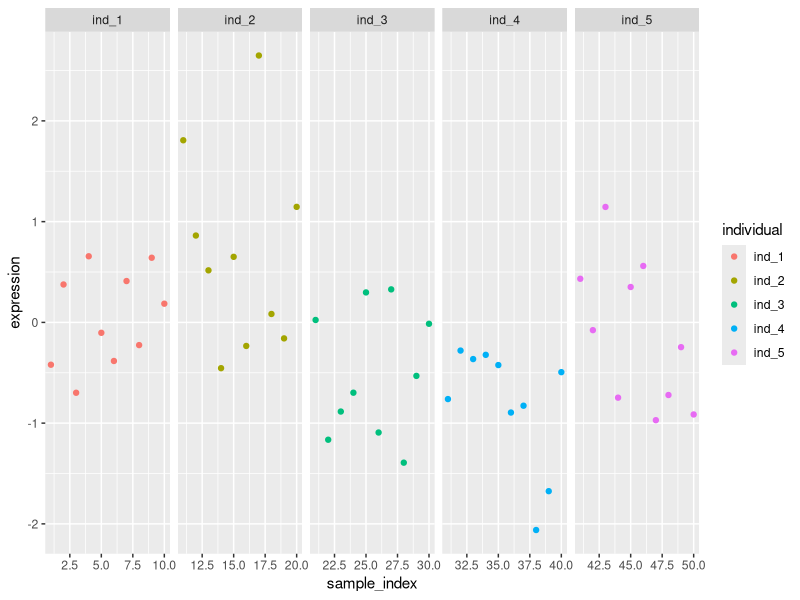
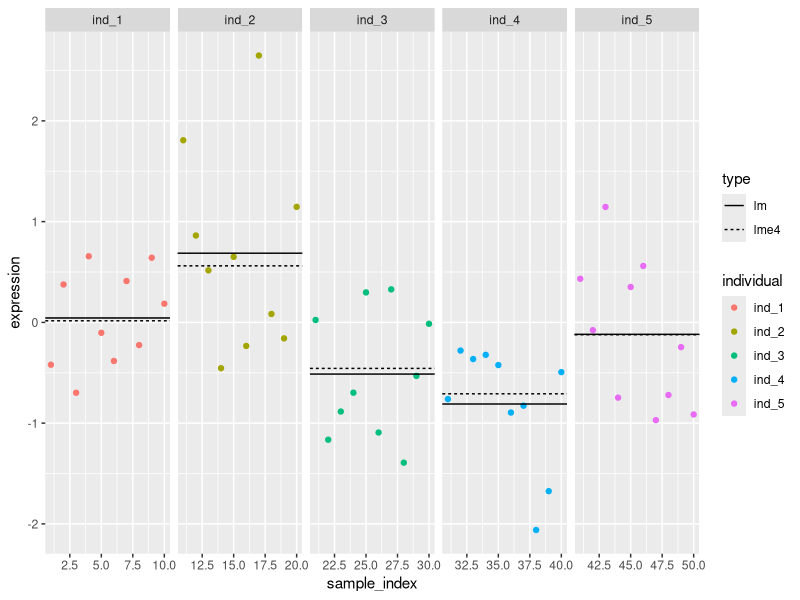
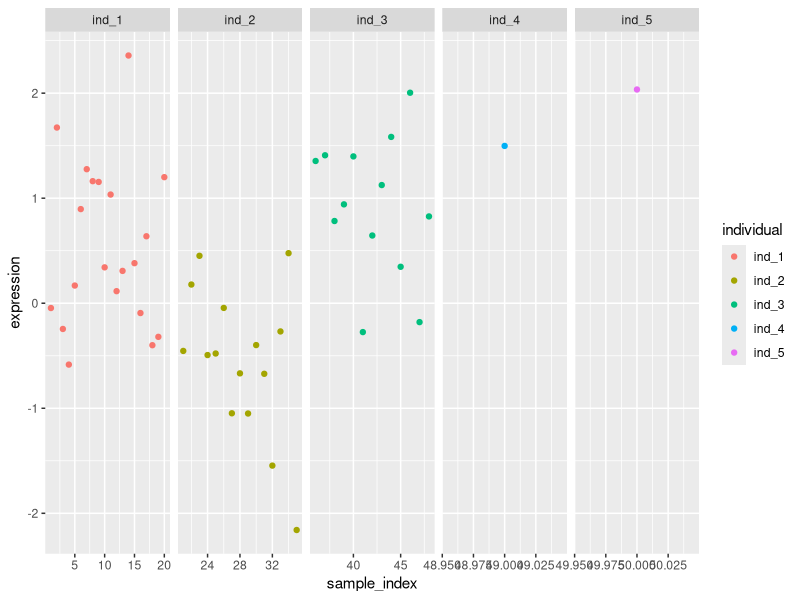
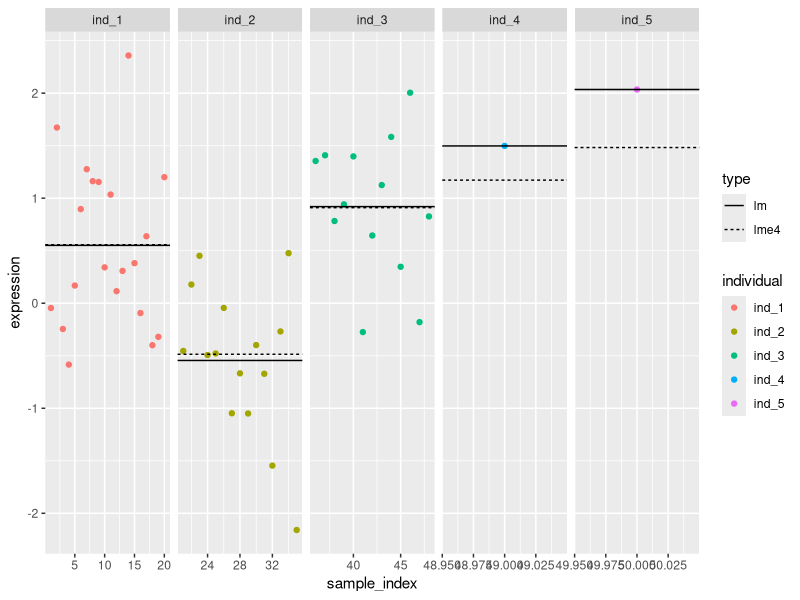

These charts were generated, in order, by the following R code:
## ---- chunk 1
knitr::opts_chunk$set(echo = TRUE)
## ---- chunk 2
library("lme4")
library("dplyr")
library("ggplot2")
## ---- chunk 3
var_individual = 0.5
var_noise = 0.5
set.seed(34)
## ---- chunk 4
var_individual/(var_individual + var_noise)
## ---- chunk 5
#Specify the number of replicates per individual
replicate_counts = c(10,10,10,10,10)

#Sample individual means from the normal distribution with variance var_individual
individual_means = rnorm(5, mean = 0, sd = sqrt(var_individual))
ind_means = dplyr::tibble(individual_mean = individual_means, 
                              individual = paste0("ind_", c(1:5)))

#Add replicates and sample measurement noise
data_balanced = dplyr::tibble(individual = paste0("ind_", rep(c(1,2,3,4,5), times = replicate_counts))) %>%
  dplyr::left_join(ind_means, by = "individual") %>%
  #Sample measurement noise from the normal distribution with variance var_noise
  dplyr::mutate(noise = rnorm(length(individual), mean = 0, sd = sqrt(var_noise))) %>%
  dplyr::mutate(expression = individual_mean + noise) %>%
  dplyr::mutate(sample_index = c(1:length(individual)))
data_balanced
## ---- chunk 6
var(individual_means)/(var(individual_means) + var(data_balanced$noise))
## ---- chunk 7
ggplot(data_balanced, aes(x = sample_index, y = expression, color = individual)) + 
  geom_point() + 
  facet_grid(~individual, scales = "free_x")
## ---- chunk 8
#' Calculate the proportion of variance explaned by different factors in a lme4 model
varianceExplained <- function(lmer_model){
  variance = as.data.frame(lme4::VarCorr(lmer_model))
  var_percent = dplyr::mutate(variance, percent_variance = vcov/sum(vcov)) %>% 
    dplyr::select(grp, percent_variance) %>% 
    dplyr::mutate(type = "gene")
  var_row = tidyr::spread(var_percent, grp, percent_variance)
  return(var_row)  
}
## ---- chunk 9
model = lmer(expression ~ (1|individual), data_balanced)
varianceExplained(model)
## ---- chunk 10
model_fixed = lm(expression ~ individual, data_balanced)
#Estimate variance explained
summary(model_fixed)$adj.r.squared
## ---- chunk 11
coefs = coef(model)$individual
coefs_df = dplyr::data_frame(individual = rownames(coefs), coef = coefs[,1], type = "lme4")
## ---- chunk 12
ind_means = dplyr::group_by(data_balanced, individual) %>% 
  dplyr::summarize(coef = mean(expression), type = "lm")
## ---- chunk 13
ggplot(data_balanced, aes(x = sample_index, y = expression, color = individual)) + 
  geom_point() + 
  facet_grid(~individual, scales = "free_x") + 
  geom_hline(data = coefs_df, aes(yintercept = coef, linetype = type)) +
  geom_hline(data = ind_means, aes(yintercept = coef, linetype = type))
## ---- chunk 14
#Specify the number of replicates per individual
replicate_counts = c(20,15,13,1,1)

#Sample individual means from the normal distribution with variance var_individual
individual_means = rnorm(5, mean = 0, sd = sqrt(var_individual))
ind_means = dplyr::data_frame(individual_mean = individual_means, 
                              individual = paste0("ind_", c(1:5)))

#Add replicates and sample measurement noise
data_unbalanced = dplyr::data_frame(individual = paste0("ind_", rep(c(1,2,3,4,5), times = replicate_counts))) %>%
  dplyr::left_join(ind_means, by = "individual") %>%
  #Sample measurement noise from the normal distribution with variance var_noise
  dplyr::mutate(noise = rnorm(length(individual), mean = 0, sd = sqrt(var_noise))) %>%
  dplyr::mutate(expression = individual_mean + noise) %>%
  dplyr::mutate(sample_index = c(1:length(individual)))
data_unbalanced
## ---- chunk 15
ggplot(data_unbalanced, aes(x = sample_index, y = expression, color = individual)) + 
  geom_point() + 
  facet_grid(~individual, scales = "free_x")
## ---- chunk 16
var(individual_means)/(var(individual_means) + var(data_unbalanced$noise))
## ---- chunk 17
model = lmer(expression ~ (1|individual), data_unbalanced)
varianceExplained(model)
## ---- chunk 18
model_fixed = lm(expression ~ individual, data_unbalanced)
#Estimate variance explained
summary(model_fixed)$adj.r.squared
## ---- chunk 19
coefs = coef(model)$individual
coefs_df = dplyr::data_frame(individual = rownames(coefs), coef = coefs[,1], type = "lme4")
model_df = dplyr::left_join(data_unbalanced, coefs_df, by = "individual")
## ---- chunk 20
ind_means = dplyr::group_by(data_unbalanced, individual) %>% 
  dplyr::summarize(coef = mean(expression), type = "lm")
## ---- chunk 21
ggplot(data_unbalanced, aes(x = sample_index, y = expression, color = individual)) + 
  geom_point() + 
  facet_grid(~individual, scales = "free_x") + 
  geom_hline(data = coefs_df, aes(yintercept = coef, linetype = type)) +
  geom_hline(data = ind_means, aes(yintercept = coef, linetype = type))
